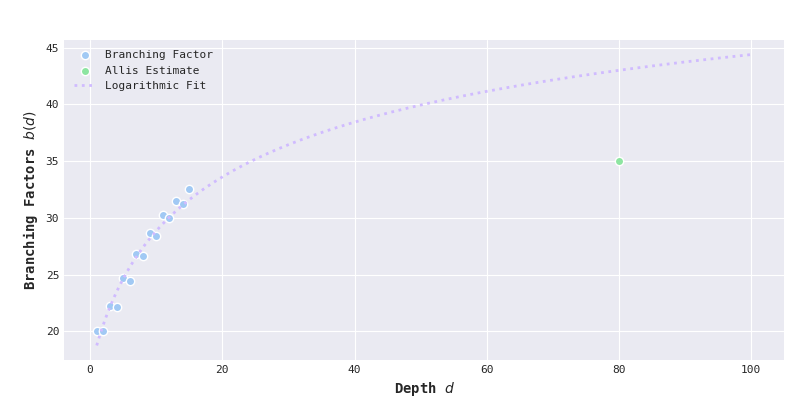

Generate this figure with Python:
"""
James Parkington
3/20/2023

Branching Factors (b(d) vs. d)
Visualizes the relationship between the depth (number of half-moves) in a game of chess
and the branching factor using a scatter plot and a custom curve fit line.

The script captures the diminishing returns of exploring deeper into the game tree due to 
the increasing number of possible moves, resulting in a logarithmic relationship between 
depth and branching factor.
"""

from scipy.optimize import curve_fit
import matplotlib.pyplot  as plt
import numpy              as np
import seaborn            as sns

plt.style.use('seaborn-darkgrid')
plt.figure(figsize = (8, 4))

# Prepare the data
colors    = sns.color_palette('pastel')
depths    = np.array(list(range(1, 16)) + [80])
branching = np.array([20, 20, 22.255, 22.161, 24.663, 24.470, 26.843, 26.596, 28.701, 28.429, 30.246, 29.964, 31.518, 31.238, 32.562, 42.5], dtype = float)

# Define a custom logarithmic function
def custom_log(x, a, b, c, d):
    return a * np.log(x - c) ** b + d

# Fit the custom curve
depth_range = np.linspace(1, 100, 1000)
predictions = custom_log(depth_range, *curve_fit(custom_log, 
                                                 depths, 
                                                 branching,
                                                 maxfev = 100000,
                                                 p0 = (20, 1, 0, 0))[0])

# Create the scatter plot
plt.scatter(depths[:-1],    # Ignore the data pad at the end of the series
            branching[:-1], # Ignore the data pad at the end of the series
            color      = colors[0],
            marker     = 'o',
            edgecolors = 'white',
            label      = "Branching Factor")

# Isolate the point for the "Allis Estimate"
plt.scatter(np.array([80]),
            np.array([35]),
            color      = colors[2],
            marker     = 'o',
            edgecolors = 'white',
            label      = "Allis Estimate")

# Create the fit line
plt.plot(depth_range,
         predictions,
         color     = colors[4],
         linestyle = ':',
         linewidth = 2,
         label     = "Logarithmic Fit")

plt.xlabel("Depth $d$",                fontweight = 'bold')
plt.ylabel("Branching Factors $b(d)$", fontweight = 'bold')

# Customize the plot appearance
ax = plt.gca()
ax.spines[:].set_visible(False)
ax.tick_params(axis = 'both', which = 'major', labelsize = 8)

# Update the font family for all text elements
font_updates = [ax.title, ax.xaxis.label, ax.yaxis.label]   + \
                ax.get_xticklabels() + ax.get_yticklabels() + \
                plt.legend(loc = 'best', fontsize = 8).get_texts()
for i in font_updates:
    i.set_fontfamily('DejaVu Sans Mono')

# Crop the final output to remove whitespace
plt.subplots_adjust(left = 0.08, right = 0.98, top = 0.9, bottom = 0.1)

plt.show()
